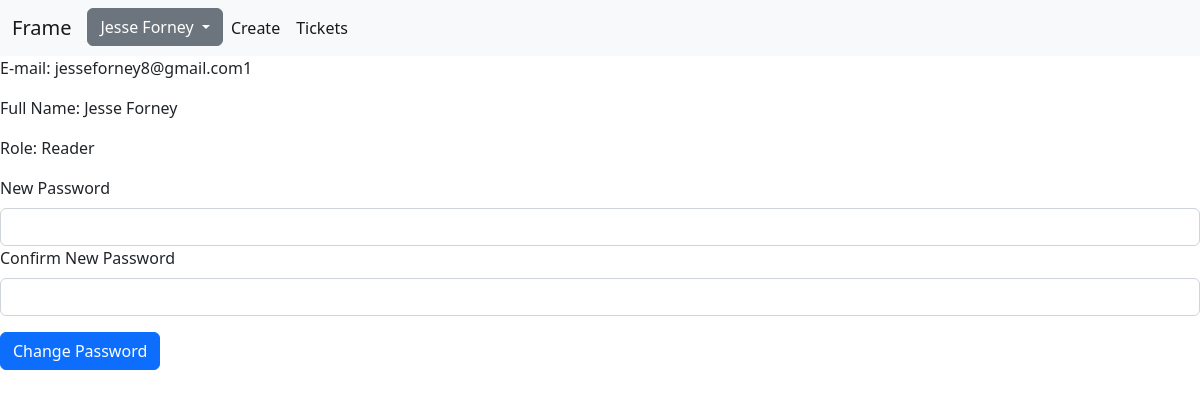
The page /settings (signed in) on the database its author committed.
### models.py (models this page shows)
class User(db.Model, UserMixin):
    __tablename__ = 'users'
    id = db.Column(db.Integer, primary_key=True)
    email = db.Column(db.String(50), unique=True)
    firstname = db.Column(db.String(50))
    lastname = db.Column(db.String(50))
    password = db.Column(db.String(50))
    role = db.Column(db.String(50))
    org = db.Column(db.String(20))
    groups = db.relationship("Group", secondary=user_groups, backref="groups")

### auth.py (the view, shortened to what this page needs)
@auth.route("/settings", methods=["POST", "GET"])
@login_required
def settings():
    return render_template("settings.html", user=current_user)

### __init__.py (called while the page is built)
def create_app():
    app = Flask(__name__)
    app.config["SECRET_KEY"] = ";rljshg;rfffss"
    app.config["SQLALCHEMY_DATABASE_URI"] = f"sqlite:///{DB_NAME}"
    db.init_app(app)
    from views import views
    from auth import auth
    app.register_blueprint(views, url_prefix="/")
    app.register_blueprint(auth, url_prefix="/")
    from models import User
    with app.app_context():
        db.create_all()
    login_manager = LoginManager()
    login_manager.login_view = "/login"
    login_manager.init_app(app)
    @login_manager.user_loader
    def load_user(id):
        return User.query.get(int(id))
    return app

### templates/settings.html (shortened to what this page needs)
{% extends "base.html" %}
{% block body %}
<p class="text-start">E-mail: {{ user.email }}</p>
<p class="text-start">Full Name: {{ user.firstname }} {{ user.lastname }}</p>
<p class="text-start">Role: {{ user.role }}</p>
<form method="POST">
    <div class="mb-3">
      <label for="newpassword" class="form-label">New Password</label>
      <input type="newpassword" class="form-control" id="newpassword" name="newpassword">
      <label for="newpassword2" class="form-label">Confirm New Password</label>
      <input type="newpassword2" class="form-control" id="newpassword2" name="newpassword2">
    </div>
    <button type="submit" class="btn btn-primary">Change Password</button>
  </form>
{% endblock %}

### templates/base.html (shortened to what this page needs)
<!DOCTYPE html>
<html lang="en">
<head>
<link href="https://cdn.jsdelivr.net/npm/bootstrap@5.2.3/dist/css/bootstrap.min.css" rel="stylesheet">
</head>
<body>
    <nav class="navbar navbar-expand-lg bg-light">
        <div class="container-fluid">
          <a class="navbar-brand" href="/">Frame</a>
          <div class="collapse navbar-collapse" id="navbarNavAltMarkup">
            <div class="navbar-nav">
                {% if user.is_authenticated %}
                <div class="dropdown">
                  <button class="btn btn-secondary dropdown-toggle" type="button" data-bs-toggle="dropdown" aria-expanded="false">
                    {{user.firstname}} {{user.lastname}}
                  </button>
                  {%if user.org == "" %}
                  <ul class="dropdown-menu">
                  <li><a class="dropdown-item" href="/settings">Settings</a></li>
                    <li><a class="dropdown-item" href="/logout">Logout</a></li>
                  </ul>
                  {%else%}
                </div>
                <a class="nav-link active" aria-current="page" href="/">Create</a>
                <a class="nav-link active" aria-current="page" href="/tickets">Tickets</a>
                  {%endif%}
              {% else %}
              <a class="nav-link active" aria-current="page" href="/sign-up">Signup</a>
              <a class="nav-link active" aria-current="page" href="/login">Login</a>
              {% endif %}
            </div>
          </div>
        </div>
      </nav>
{% block body %}{% endblock %}
</body>
</html>

### rows shown on the page
User: firstname "Jesse", lastname "Forney", email "jesseforney8@gmail.com1", role "Reader"
